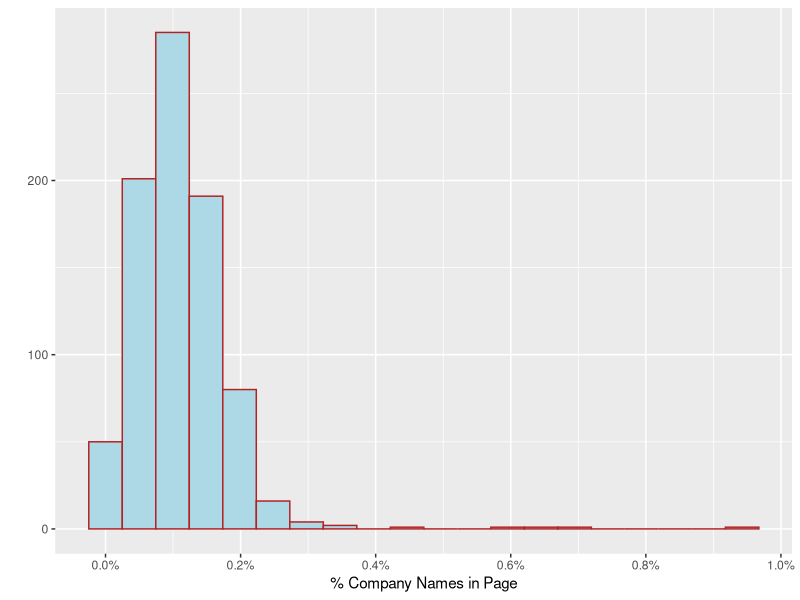
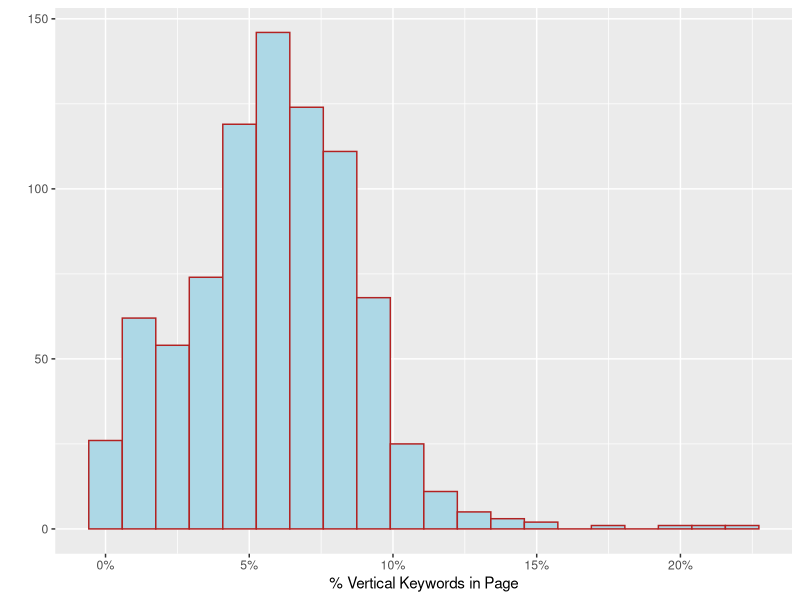
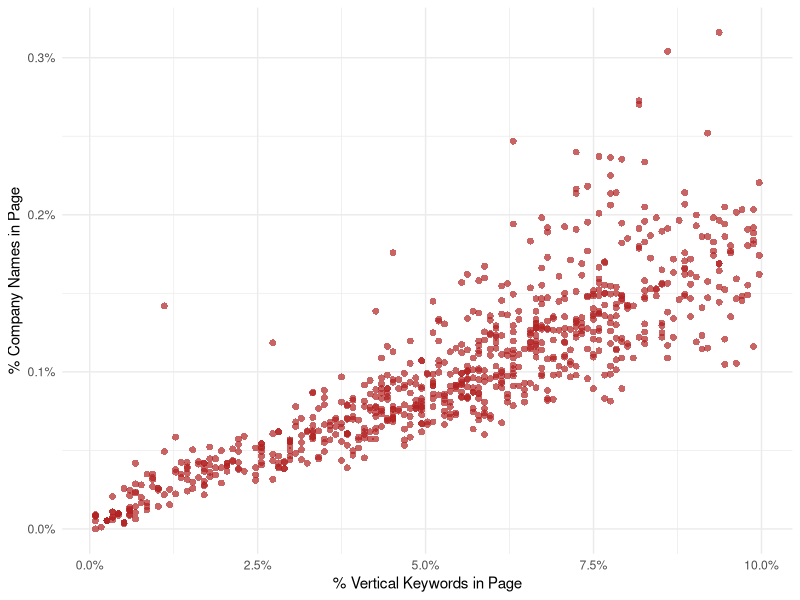
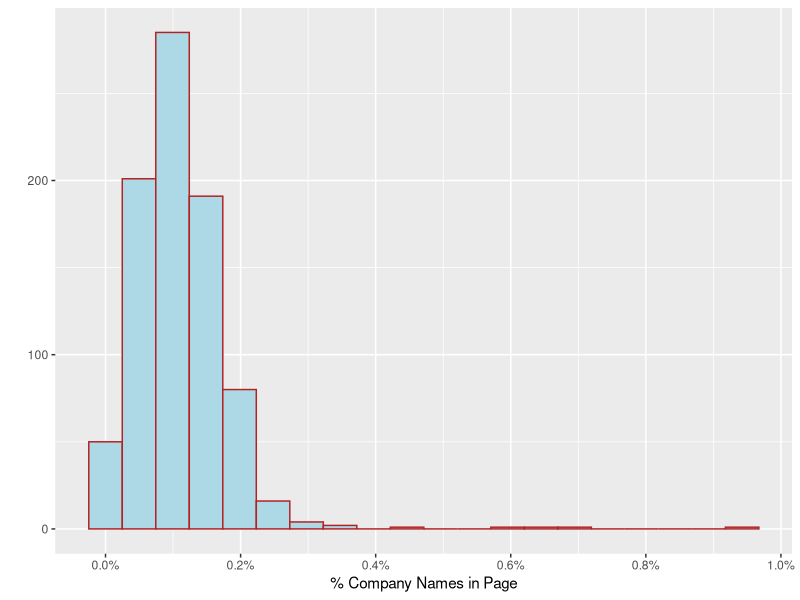
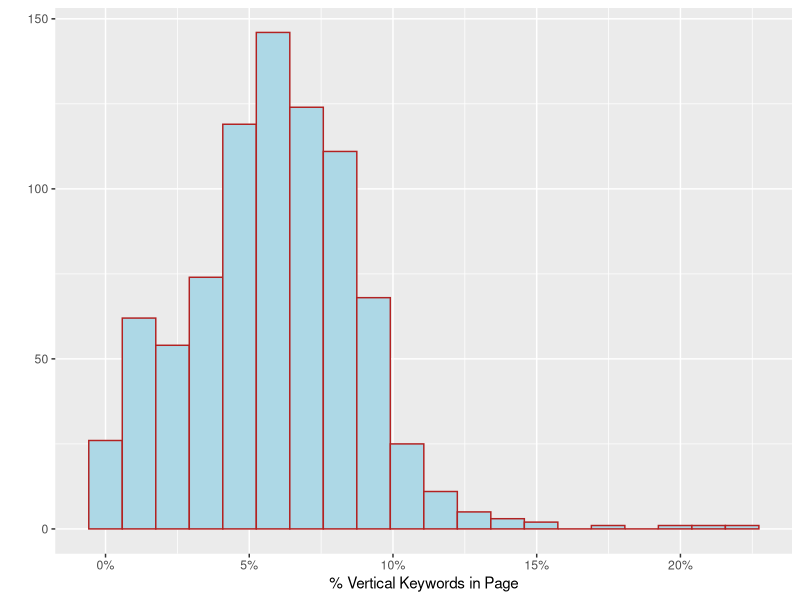
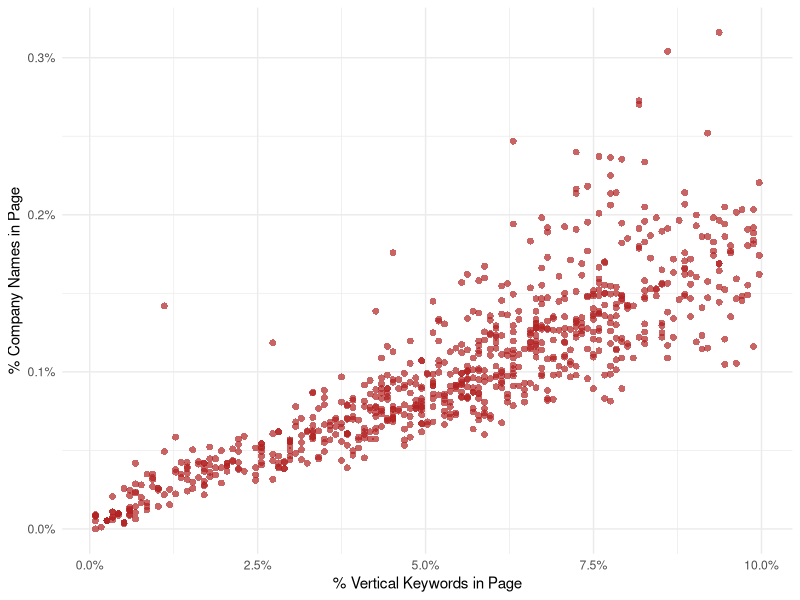

Source code (R) for these figures, in order:
library(data.table)
library(ggplot2)
library(scales)

prop <- read.csv('../data/proportion_companies.csv', header=TRUE)
prop <- prop[prop$is_bad_url == 0, ]

# Plot the percentage of company names
g1 <- ggplot(data = prop, aes(x=name_prop)) + geom_histogram(color='firebrick', fill='lightblue', bins=20)
g1 <- g1 + labs(x = '% Company Names in Page', y = "") + scale_x_continuous(labels = percent, breaks=seq(0, 0.01, 0.002))
ggsave(file="../figures/our_work/name_prop.png", g1)
g1

# Plot the percentage of keywords
g2 <- ggplot(data = prop, aes(x=vert_desc_prop)) + geom_histogram(color='firebrick', fill='lightblue', bins=20)
g2 <- g2 + labs(x = '% Vertical Keywords in Page', y = "") + scale_x_continuous(labels = percent)
ggsave(file="../figures/our_work/prop_hist.png", g2)
g2

prop.filtered <- prop[prop$vert_desc_prop <= 0.1 & prop$name_prop <= 0.005, ]
g3 <- ggplot(data=prop.filtered, aes(x=vert_desc_prop, y=name_prop))
g3 <- g3 + geom_point(shape=16, size=2, alpha=.7, show.legend=FALSE, color='firebrick')
g3 <- g3 + labs(x='% Vertical Keywords in Page', y='% Company Names in Page')
g3 <- g3 + scale_x_continuous(labels = percent) + scale_y_continuous(labels = percent) + theme_minimal()
ggsave(file="../figures/our_work/comp_scatter.png", g3)
g3

cor(prop$vert_desc_prop, prop$name_prop)
